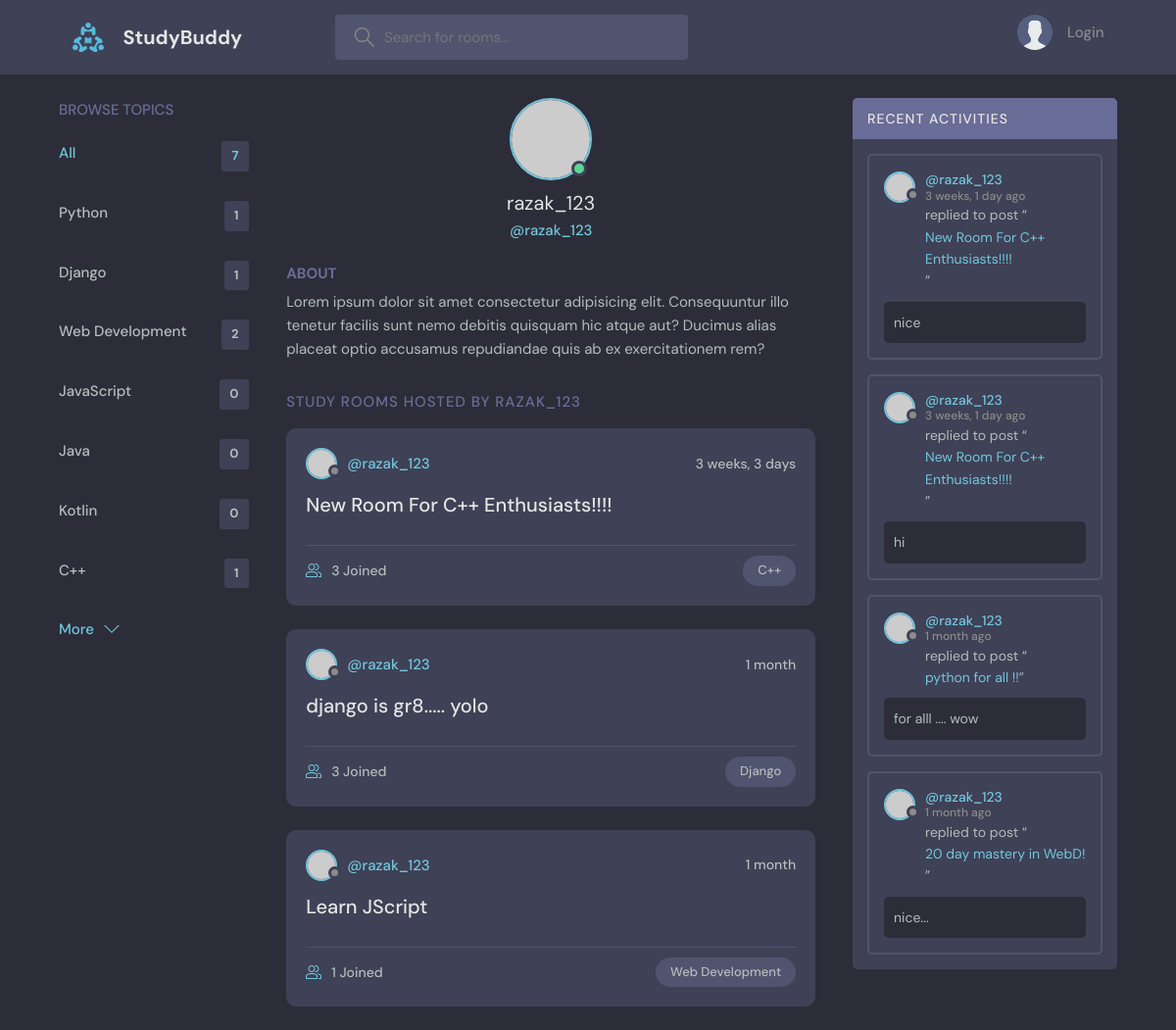
The app's page /profile/1/, older data.
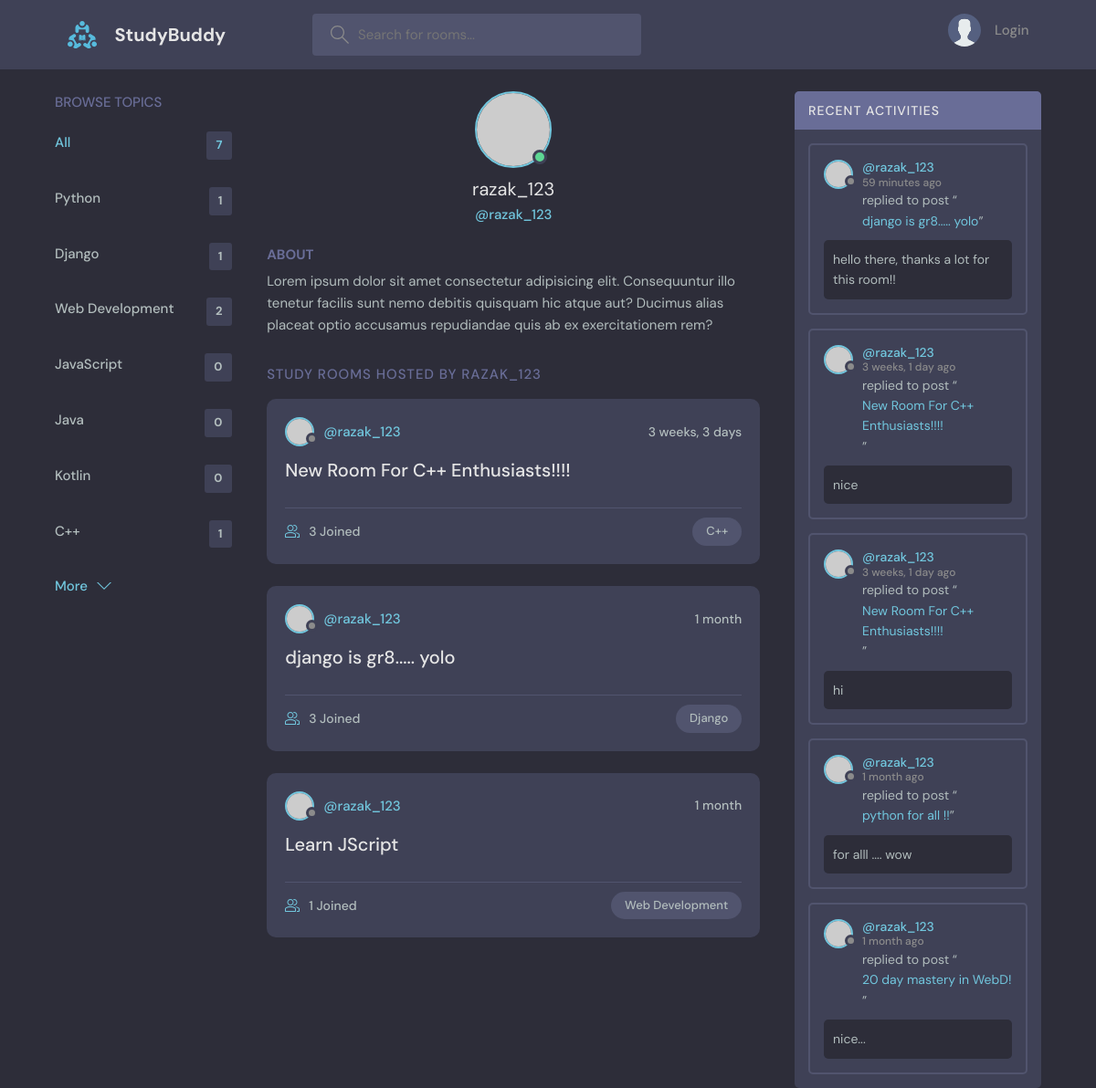
The same page, newer data.
### base/models.py (models this page shows, shortened)
class Topic(models.Model):
    name = models.CharField(max_length=200)

class Room(models.Model):
    host = models.ForeignKey(User, on_delete=models.SET_NULL, null=True)
    topic = models.ForeignKey(Topic, on_delete=models.SET_NULL, null=True)
    name = models.CharField(max_length=200)
    descripton = models.TextField(null=True, blank=True)
    participants = models.ManyToManyField(
        User, related_name='participants', blank=True)
    updated = models.DateTimeField(auto_now=True)
    created = models.DateTimeField(auto_now_add=True)
    class Meta:
        ordering = ['-updated', '-created']
    def __str__(self):
        return self.name

class Message(models.Model):
    user = models.ForeignKey(User, on_delete=models.CASCADE)
    room = models.ForeignKey(Room, on_delete=models.CASCADE)
    body = models.TextField()
    updated = models.DateTimeField(auto_now=True)
    created = models.DateTimeField(auto_now_add=True)
    class Meta:
        ordering = ['-updated', '-created']

### base/views.py (the view)
# urls.py: path('profile/<str:pk>/', views.userProfile, name="user-profile"),
def userProfile(request, pk):
    user = User.objects.get(id=pk)
    rooms = user.room_set.all()
    room_messages = user.message_set.all()
    topics = Topic.objects.all()
    context = {'user': user, 'rooms': rooms,
               'room_messages': room_messages, 'topics': topics}
    return render(request, 'base/profile.html', context)

### base/templates/base/profile.html (shortened to what this page needs)
{% extends 'main.html' %}
{% block content %}
<main class="profile-page layout layout--3">
  <div class="container">
    {% include 'base/topics_components.html' %}
    <div class="roomList">
      <div class="profile">
        <div class="profile__avatar">
          <div class="avatar avatar--large active">
            <img src="https://randomuser.me/api/portraits/men/11.jpg" />
          </div>
        </div>
        <div class="profile__info">
          <h3>{{user.username}}</h3>
          <p>@{{user.username}}</p>
        </div>
        <div class="profile__about">
          <h3>About</h3>
          <p>
            Lorem ipsum dolor sit amet consectetur adipisicing elit. Consequuntur illo tenetur
            facilis sunt nemo debitis quisquam hic atque aut? Ducimus alias placeat optio
            accusamus repudiandae quis ab ex exercitationem rem?
          </p>
        </div>
      </div>
      <div class="roomList__header">
        <div>
          <h2>Study Rooms Hosted by {{user.username}}</a>
          </h2>
        </div>
      </div>
      {% include 'base/feed_components.html' %}
    </div>
    {% include 'base/activity_component.html' %}
  </div>
</main>
{% endblock content %}

### base/templates/base/topics_components.html
<div class="topics">
    <div class="topics__header">
        <h2>Browse Topics</h2>
    </div>
    <ul class="topics__list">
        <li>
            <a href="{% url 'home' %}" class="active">All <span>{{topics.count}}</span></a>
        </li>
        {% for topic in topics%}
        <li>
            <a href="{% url 'home'%}?q={{topic.name}}">{{topic.name}}<span>{{topic.room_set.all.count}}</span></a>
        </li>
        {% endfor %}
    </ul>
    <a class="btn btn--link" href="{% url 'topics' %}">
        More
        <svg version="1.1" xmlns="http://www.w3.org/2000/svg" width="32" height="32" viewBox="0 0 32 32">
            <title>chevron-down</title>
            <path d="M16 21l-13-13h-3l16 16 16-16h-3l-13 13z"></path>
        </svg>
    </a>
</div>

### base/templates/base/feed_components.html (shortened to what this page needs)
{% for room in rooms%}
<div class="roomListRoom">
    <div class="roomListRoom__header">
        <a href="{% url 'user-profile' room.host.id %}" class="roomListRoom__author">
            <div class="avatar avatar--small">
                <img src="https://randomuser.me/api/portraits/women/11.jpg" />
            </div>
            <span>@{{room.host.username}}</span>
        </a>
        <div class="roomListRoom__actions">
            <span>{{room.created|timesince}}</span>
        </div>
    </div>
    <div class="roomListRoom__content">
        <a href="{% url 'room' room.id %}">{{room.name}}</a>
    </div>
    <div class="roomListRoom__meta">
        <a href="{% url 'room' room.id %}" class="roomListRoom__joined">
            {{room.participants.all.count}} Joined
        </a>
        <p class="roomListRoom__topic">{{room.topic.name}}</p>
    </div>
</div>
{% endfor %}

### base/templates/base/activity_component.html (shortened to what this page needs)
<div class="activities">
    <div class="activities__header">
        <h2>Recent Activities</h2>
    </div>
    {% for message in room_messages %}
    <div class="activities__box">
        <div class="activities__boxHeader roomListRoom__header">
            <a href="{% url 'user-profile' message.user.id %}" class="roomListRoom__author">
                <div class="avatar avatar--small">
                    <img src="https://randomuser.me/api/portraits/women/11.jpg" />
                </div>
                <p>
                    @{{message.user}}
                    <span>{{message.created|timesince}} ago</span>
                </p>
            </a>
        </div>
        <div class="activities__boxContent">
            <p>replied to post “<a href="{% url 'room' message.room.id %}">{{message.room}}</a>”</p>
            <div class="activities__boxRoomContent">
                {{message.body}}
            </div>
        </div>
    </div>
    {% endfor %}
</div>

Row changes from the older to the newer data that the page shows:
added Message: user "razak_123", created "59 minutes", room "django is gr8..... yolo", body "hello there, thanks a lot for this room!!"
